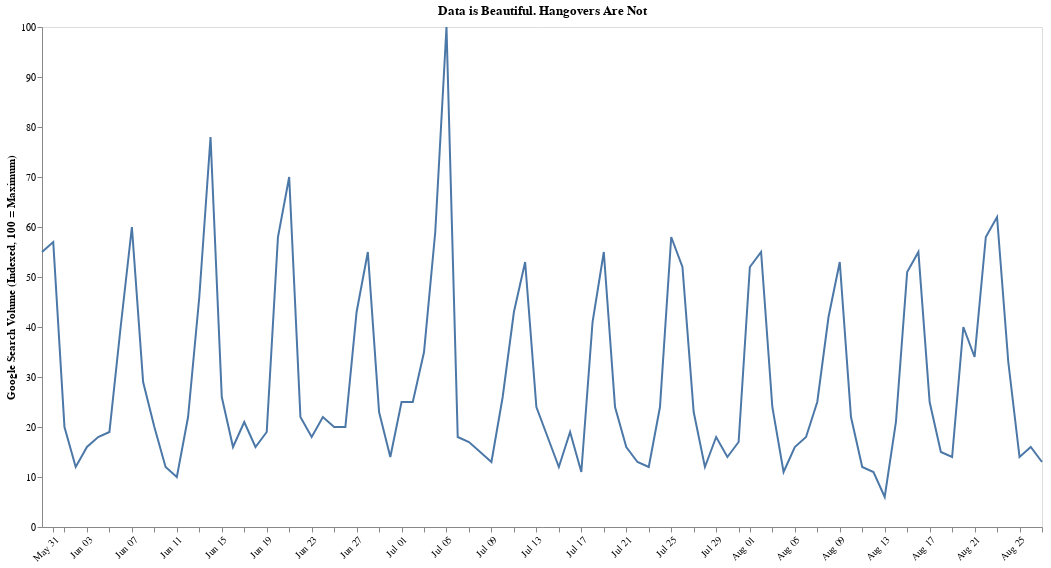

The cell this chart's notebook holds for it:
### Code cell
# Line chart
alt.Chart(df).mark_line().encode(
    alt.X('Day', axis=alt.Axis(title="", format=("%b %d"), labelAngle=-45, grid=False)),
    alt.Y('Count', title="Google Search Volume (Indexed, 100 = Maximum)", axis=alt.Axis(grid=False))
).properties(
    title="Data is Beautiful. Hangovers Are Not",
    width=1000,
    height=500
)

### Figure 1 — Vega-Lite specification as saved in the notebook (floating-point values rounded to 4 significant figures)
{"config": {"view": {"continuousWidth": 400, "continuousHeight": 300}}, "data": {"name": "data-4968d534fe40da61815f940442ba9fe3"}, "mark": "line", "encoding": {"x": {"type": "temporal", "axis": {"format": "%b %d", "grid": false, "labelAngle": -45, "title": ""}, "field": "Day"}, "y": {"type": "quantitative", "axis": {"grid": false}, "field": "Count", "title": "Google Search Volume (Indexed, 100 = Maximum)"}}, "height": 500, "title": "Data is Beautiful. Hangovers Are Not", "width": 1000, "$schema": "https://vega.github.io/schema/vega-lite/v4.8.1.json", "datasets": {"data-4968d534fe40da61815f940442ba9fe3": [{"Day": "2020-05-30T00:00:00", "Count": 55, "weekday": 5, "label": "Saturday \n& Sunday"}, {"Day": "2020-05-31T00:00:00", "Count": 57, "weekday": 6, "label": "Saturday \n& Sunday"}, {"Day": "2020-06-01T00:00:00", "Count": 20, "weekday": 0, "label": "Weekday"}, {"Day": "2020-06-02T00:00:00", "Count": 12, "weekday": 1, "label": "Weekday"}, {"Day": "2020-06-03T00:00:00", "Count": 16, "weekday": 2, "label": "Weekday"}, {"Day": "2020-06-04T00:00:00", "Count": 18, "weekday": 3, "label": "Weekday"}, {"Day": "2020-06-05T00:00:00", "Count": 19, "weekday": 4, "label": "Weekday"}, {"Day": "2020-06-06T00:00:00", "Count": 40, "weekday": 5, "label": "Saturday \n& Sunday"}, {"Day": "2020-06-07T00:00:00", "Count": 60, "weekday": 6, "label": "Saturday \n& Sunday"}, {"Day": "2020-06-08T00:00:00", "Count": 29, "weekday": 0, "label": "Weekday"}, {"Day": "2020-06-09T00:00:00", "Count": 20, "weekday": 1, "label": "Weekday"}, {"Day": "2020-06-10T00:00:00", "Count": 12, "weekday": 2, "label": "Weekday"}, {"Day": "2020-06-11T00:00:00", "Count": 10, "weekday": 3, "label": "Weekday"}, {"Day": "2020-06-12T00:00:00", "Count": 22, "weekday": 4, "label": "Weekday"}, {"Day": "2020-06-13T00:00:00", "Count": 46, "weekday": 5, "label": "Saturday \n& Sunday"}, {"Day": "2020-06-14T00:00:00", "Count": 78, "weekday": 6, "label": "Saturday \n& Sunday"}, {"Day": "2020-06-15T00:00:00", "Count": 26, "weekday": 0, "label": "Weekday"}, {"Day": "2020-06-16T00:00:00", "Count": 16, "weekday": 1, "label": "Weekday"}, {"Day": "2020-06-17T00:00:00", "Count": 21, "weekday": 2, "label": "Weekday"}, {"Day": "2020-06-18T00:00:00", "Count": 16, "weekday": 3, "label": "Weekday"}, {"Day": "2020-06-19T00:00:00", "Count": 19, "weekday": 4, "label": "Weekday"}, {"Day": "2020-06-20T00:00:00", "Count": 58, "weekday": 5, "label": "Saturday \n& Sunday"}, {"Day": "2020-06-21T00:00:00", "Count": 70, "weekday": 6, "label": "Saturday \n& Sunday"}, {"Day": "2020-06-22T00:00:00", "Count": 22, "weekday": 0, "label": "Weekday"}, {"Day": "2020-06-23T00:00:00", "Count": 18, "weekday": 1, "label": "Weekday"}, {"Day": "2020-06-24T00:00:00", "Count": 22, "weekday": 2, "label": "Weekday"}, {"Day": "2020-06-25T00:00:00", "Count": 20, "weekday": 3, "label": "Weekday"}, {"Day": "2020-06-26T00:00:00", "Count": 20, "weekday": 4, "label": "Weekday"}, {"Day": "2020-06-27T00:00:00", "Count": 43, "weekday": 5, "label": "Saturday \n& Sunday"}, {"Day": "2020-06-28T00:00:00", "Count": 55, "weekday": 6, "label": "Saturday \n& Sunday"}, {"Day": "2020-06-29T00:00:00", "Count": 23, "weekday": 0, "label": "Weekday"}, {"Day": "2020-06-30T00:00:00", "Count": 14, "weekday": 1, "label": "Weekday"}, {"Day": "2020-07-01T00:00:00", "Count": 25, "weekday": 2, "label": "Weekday"}, {"Day": "2020-07-02T00:00:00", "Count": 25, "weekday": 3, "label": "Weekday"}, {"Day": "2020-07-03T00:00:00", "Count": 35, "weekday": 4, "label": "Weekday"}, {"Day": "2020-07-04T00:00:00", "Count": 59, "weekday": 5, "label": "Saturday \n& Sunday"}, {"Day": "2020-07-05T00:00:00", "Count": 100, "weekday": 6, "label": "Saturday \n& Sunday"}, {"Day": "2020-07-06T00:00:00", "Count": 18, "weekday": 0, "label": "Weekday"}, {"Day": "2020-07-07T00:00:00", "Count": 17, "weekday": 1, "label": "Weekday"}, {"Day": "2020-07-08T00:00:00", "Count": 15, "weekday": 2, "label": "Weekday"}, {"Day": "2020-07-09T00:00:00", "Count": 13, "weekday": 3, "label": "Weekday"}, {"Day": "2020-07-10T00:00:00", "Count": 26, "weekday": 4, "label": "Weekday"}, {"Day": "2020-07-11T00:00:00", "Count": 43, "weekday": 5, "label": "Saturday \n& Sunday"}, {"Day": "2020-07-12T00:00:00", "Count": 53, "weekday": 6, "label": "Saturday \n& Sunday"}, {"Day": "2020-07-13T00:00:00", "Count": 24, "weekday": 0, "label": "Weekday"}, {"Day": "2020-07-14T00:00:00", "Count": 18, "weekday": 1, "label": "Weekday"}, {"Day": "2020-07-15T00:00:00", "Count": 12, "weekday": 2, "label": "Weekday"}, {"Day": "2020-07-16T00:00:00", "Count": 19, "weekday": 3, "label": "Weekday"}, {"Day": "2020-07-17T00:00:00", "Count": 11, "weekday": 4, "label": "Weekday"}, {"Day": "2020-07-18T00:00:00", "Count": 41, "weekday": 5, "label": "Saturday \n& Sunday"}, {"Day": "2020-07-19T00:00:00", "Count": 55, "weekday": 6, "label": "Saturday \n& Sunday"}, {"Day": "2020-07-20T00:00:00", "Count": 24, "weekday": 0, "label": "Weekday"}, {"Day": "2020-07-21T00:00:00", "Count": 16, "weekday": 1, "label": "Weekday"}, {"Day": "2020-07-22T00:00:00", "Count": 13, "weekday": 2, "label": "Weekday"}, {"Day": "2020-07-23T00:00:00", "Count": 12, "weekday": 3, "label": "Weekday"}, {"Day": "2020-07-24T00:00:00", "Count": 24, "weekday": 4, "label": "Weekday"}, {"Day": "2020-07-25T00:00:00", "Count": 58, "weekday": 5, "label": "Saturday \n& Sunday"}, {"Day": "2020-07-26T00:00:00", "Count": 52, "weekday": 6, "label": "Saturday \n& Sunday"}, {"Day": "2020-07-27T00:00:00", "Count": 23, "weekday": 0, "label": "Weekday"}, {"Day": "2020-07-28T00:00:00", "Count": 12, "weekday": 1, "label": "Weekday"}, {"Day": "2020-07-29T00:00:00", "Count": 18, "weekday": 2, "label": "Weekday"}, {"Day": "2020-07-30T00:00:00", "Count": 14, "weekday": 3, "label": "Weekday"}, {"Day": "2020-07-31T00:00:00", "Count": 17, "weekday": 4, "label": "Weekday"}, {"Day": "2020-08-01T00:00:00", "Count": 52, "weekday": 5, "label": "Saturday \n& Sunday"}, {"Day": "2020-08-02T00:00:00", "Count": 55, "weekday": 6, "label": "Saturday \n& Sunday"}, {"Day": "2020-08-03T00:00:00", "Count": 24, "weekday": 0, "label": "Weekday"}, {"Day": "2020-08-04T00:00:00", "Count": 11, "weekday": 1, "label": "Weekday"}, {"Day": "2020-08-05T00:00:00", "Count": 16, "weekday": 2, "label": "Weekday"}, {"Day": "2020-08-06T00:00:00", "Count": 18, "weekday": 3, "label": "Weekday"}, {"Day": "2020-08-07T00:00:00", "Count": 25, "weekday": 4, "label": "Weekday"}, {"Day": "2020-08-08T00:00:00", "Count": 42, "weekday": 5, "label": "Saturday \n& Sunday"}, {"Day": "2020-08-09T00:00:00", "Count": 53, "weekday": 6, "label": "Saturday \n& Sunday"}, {"Day": "2020-08-10T00:00:00", "Count": 22, "weekday": 0, "label": "Weekday"}, {"Day": "2020-08-11T00:00:00", "Count": 12, "weekday": 1, "label": "Weekday"}, {"Day": "2020-08-12T00:00:00", "Count": 11, "weekday": 2, "label": "Weekday"}, {"Day": "2020-08-13T00:00:00", "Count": 6, "weekday": 3, "label": "Weekday"}, {"Day": "2020-08-14T00:00:00", "Count": 21, "weekday": 4, "label": "Weekday"}, {"Day": "2020-08-15T00:00:00", "Count": 51, "weekday": 5, "label": "Saturday \n& Sunday"}, {"Day": "2020-08-16T00:00:00", "Count": 55, "weekday": 6, "label": "Saturday \n& Sunday"}, {"Day": "2020-08-17T00:00:00", "Count": 25, "weekday": 0, "label": "Weekday"}, {"Day": "2020-08-18T00:00:00", "Count": 15, "weekday": 1, "label": "Weekday"}, {"Day": "2020-08-19T00:00:00", "Count": 14, "weekday": 2, "label": "Weekday"}, {"Day": "2020-08-20T00:00:00", "Count": 40, "weekday": 3, "label": "Weekday"}, {"Day": "2020-08-21T00:00:00", "Count": 34, "weekday": 4, "label": "Weekday"}, {"Day": "2020-08-22T00:00:00", "Count": 58, "weekday": 5, "label": "Saturday \n& Sunday"}, {"Day": "2020-08-23T00:00:00", "Count": 62, "weekday": 6, "label": "Saturday \n& Sunday"}, {"Day": "2020-08-24T00:00:00", "Count": 33, "weekday": 0, "label": "Weekday"}, {"Day": "2020-08-25T00:00:00", "Count": 14, "weekday": 1, "label": "Weekday"}, {"Day": "2020-08-26T00:00:00", "Count": 16, "weekday": 2, "label": "Weekday"}, {"Day": "2020-08-27T00:00:00", "Count": 13, "weekday": 3, "label": "Weekday"}]}}
